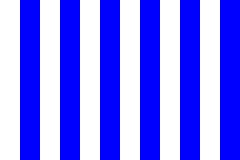
Frame 1 (no input)
Frame 60 (the mouse pressed at the canvas centre just before this capture): identical to frame 1, image omitted
Frame 120 (the mouse held since frame 60 and released just before this capture): identical to frame 1, image omitted

The Processing sketch that drew this single still picture (run headless with seeded random() and noise(); from frame 60 on, the mouse is pressed at the canvas centre):

// Processing sketch: vertical_stripes
// ── vertical_stripes.pde
float rectWidth, step;

void setup() {
  size(240, 160);
  pixelDensity(2);

  rectWidth = 20;
  step = 40;
}

void draw() {
  background(255);
  noStroke();
  fill(0, 0, 255);
  
  for (int i = 20; i < width; i += step) {
    rect(i, 0, rectWidth, height);
  }
}
